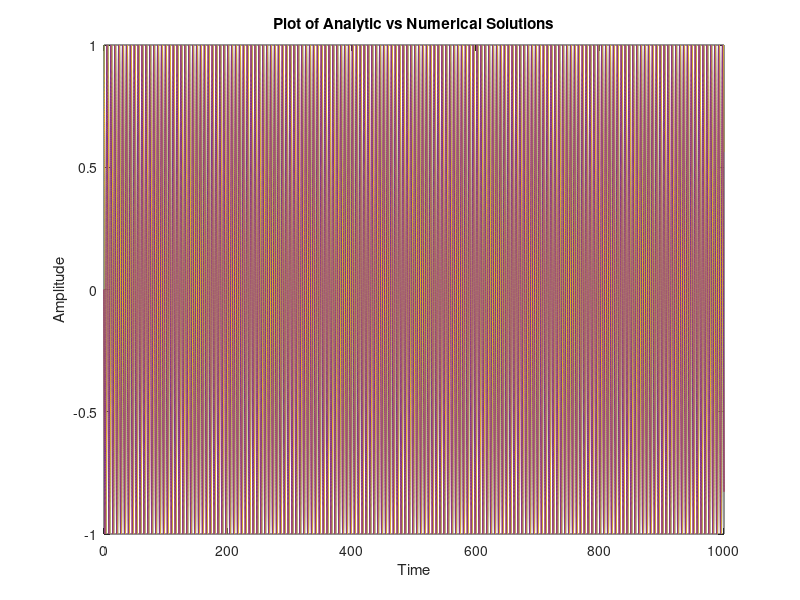
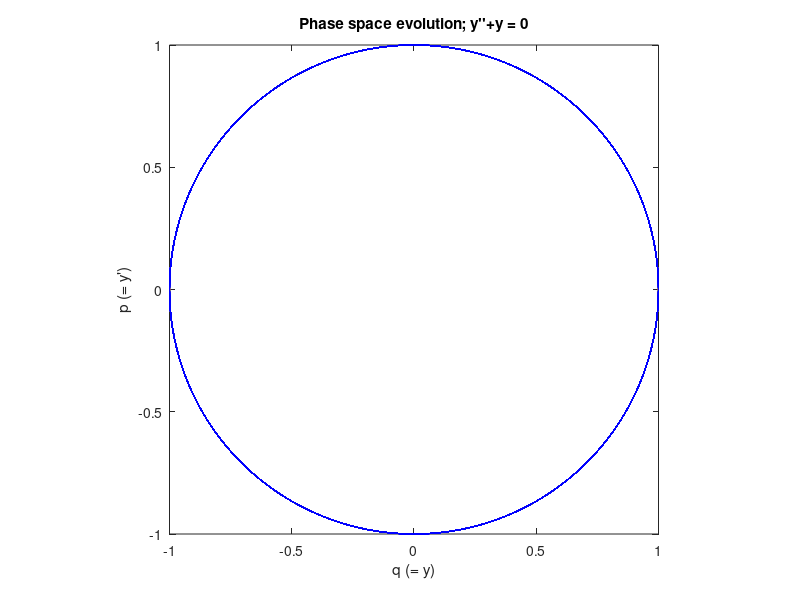
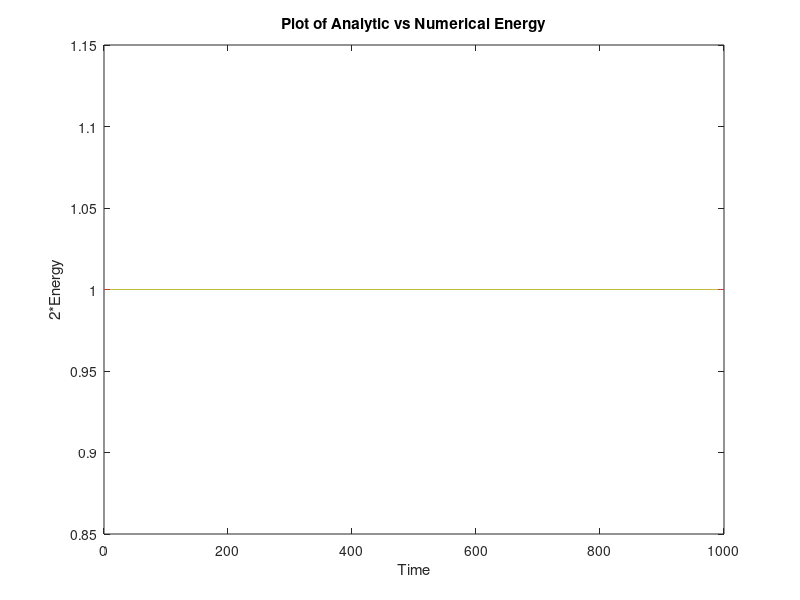

These figures' MATLAB source, in order:
%Fourth Order Symplectic Method called Forest-Ruth Algorithm for S.H.O
clear

dpdt=@(q)(-q);
dqdt=@(p)(p);
p0=0;
q0=1;
tspan=0:0.01:1000;

%Numerical Solution of S.H.O
N = length(q0);  
Nt = length(tspan); 
hs = diff(tspan);
q = zeros(N,Nt); q(:,1)=q0;
p = zeros(N,Nt); p(:,1)=p0;
theta = (1/(2-(2)^(1/3)));

for nt = 2:Nt
   h = hs(nt-1);
   q(:,nt) = q(:,nt-1) + theta*(h/2)*feval(dqdt,p(:,nt-1));
   p(:,nt) = p(:,nt-1) + theta*h*feval(dpdt,q(:,nt));
   q(:,nt) = q(:,nt) + (1-theta)*(h/2)*feval(dqdt,p(:,nt));
   p(:,nt) = p(:,nt) + (1-2*theta)*h*feval(dpdt,q(:,nt));
   q(:,nt) = q(:,nt) + (1-theta)*(h/2)*feval(dqdt,p(:,nt));
   p(:,nt) = p(:,nt) + theta*h*feval(dpdt,q(:,nt));
   q(:,nt) = q(:,nt) + theta*(h/2)*feval(dqdt,p(:,nt));
end
q = q.';
p = p.';

y_nu=[q.';p.'];
t_ex=0:0.01:1000;
y_ex=[cos(t_ex);-sin(t_ex)];%Analytic Solution of S.H.O

Eex=(y_ex(1,:)).^2 + (y_ex(2,:)).^2;%Exact Energy of S.H.O
Enu=(q.').^2 + (p.').^2;%Numerically Computed Energy of S.H.O

%Error
abserror=abs(y_ex - y_nu);
disp(abserror)

%Plot
figure(1);
plot(t_ex , y_ex, t_ex, y_nu);
title('Plot of Analytic vs Numerical Solutions',... 
  'FontWeight','bold')
xlabel('Time')
ylabel('Amplitude')

figure(2);
set(gca,'nextplot','replacechildren'); % axis settings
lsh=plot(y_ex(1,:),y_ex(2,:), q.', p.','Color',[0 0 1]); % plot
% axis settings
set(lsh(1),'Color',[1 0 0]);
set(lsh(2),'Color',[0 0 1]);
axis square;
axis([-1 1 -1 1]);
title('Phase space evolution; y''''+y = 0')
xlabel(gca,'q (= y)');
ylabel('p (= y'')');

figure(3);
plot(t_ex,Eex,t_ex,Enu)
title('Plot of Analytic vs Numerical Energy',... 
  'FontWeight','bold')
xlabel('Time')
ylabel('2*Energy')
